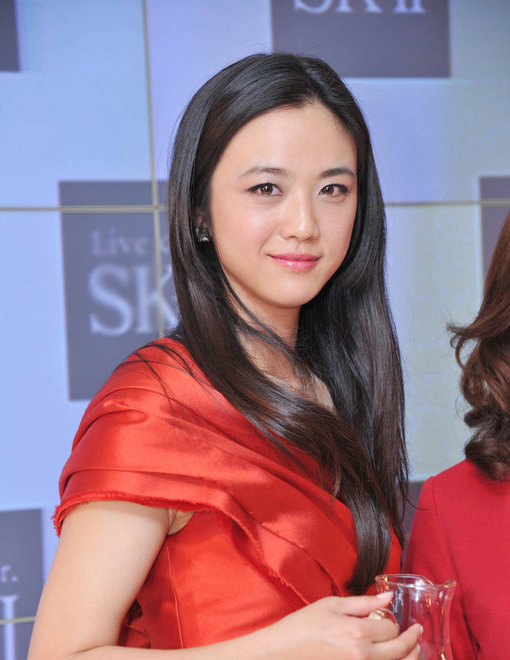
//> input picture livenessDetection/1.jpg, 510 x 660 px, given in place of 1.tiff, which was not available
$ ./Main   (built with g++ and OpenCV 4)
//> lines starting //> are read from the running program, lines starting //| are printed output that depends on the picture; pictures that were not available may be replaced by others from this repository, and a replacement may not be noted
//> further down, img is the input picture: 660 rows x 510 cols, CV_8UC3; mean B, G, R 134.6, 118.1, 153.3
### livenessDetection/WriteToTxt.h
#ifndef WRITETOTXT_H
#define WRITETOTXT_H
#include "WriteToTxt.h"
#include "fstream"
#include <iomanip>
#include "iostream"
using namespace std;
int WriteIntoTxt(int filetowrite[2400]);
#endif

### gabor/GaborFR.h
#pragma once
#include "opencv2/opencv.hpp"
#include <vector>
using namespace std;
using namespace cv;
class GaborFR
{
public:
	GaborFR();
	static Mat	getImagGaborKernel(Size ksize, double sigma, double theta,
									double nu,double gamma=1, int ktype= CV_32F);
	static Mat	getRealGaborKernel( Size ksize, double sigma, double theta,
									double nu,double gamma=1, int ktype= CV_32F);
	static Mat	getPhase(Mat &real,Mat &imag);
	static Mat	getMagnitude(Mat &real,Mat &imag);
	static void getFilterRealImagPart(Mat& src,Mat& real,Mat& imag,Mat &outReal,Mat &outImag);
	static Mat	getFilterRealPart(Mat& src,Mat& real);
	static Mat	getFilterImagPart(Mat& src,Mat& imag);

	void		Init(Size ksize=Size(19,19), double sigma=2*CV_PI,
					double gamma=1, int ktype=CV_32FC1);
private:
	vector<Mat> gaborRealKernels;
	vector<Mat> gaborImagKernels;
	bool isInited;
};

### lib/modelfile.h
// [15 lines of licence text are left out]

#ifndef MODELFILE_H
#define MODELFILE_H

#include <cstdio>
#include <iostream>
#include <fstream>
#include <opencv2/core/core.hpp>
#include <opencv2/highgui/highgui.hpp>
using cv::PCA;
using cv::Mat_;
using std::cin;
using std::cout;
using std::endl;
using std::fstream;

namespace StatModel {
// [52 lines of commented-out code are left out]
class ModelFile
{
    public:
        void writeInt(int i){ fs<<i<<endl; }
        int readInt(int &i) { fs>>i; return i; }

        void writeBool(bool b){ fs<<b<<endl; }
        int readBool(bool &b) { fs>>b; return b; }

        void writeReal(double d) { fs<<d<<endl; }
        double readReal(double &d) { fs>>d; return d; }

        void writePCA(const PCA *p);
        PCA * readPCA(PCA * &p);

        template < class T >
        // [7 lines left out: function writeMat, not called in this run]


        template < class T >
        // [10 lines left out: function readMat, not called in this run]

        void openFile(const char *fName, const char *mode){
            if (mode[0]=='r')
                fs.open(fName, std::ios_base::in);
            else
                fs.open(fName, std::ios_base::out);
            if (!fs){
                printf("Model file \"%s\" not found!!\n", fName);
                throw("");
            }
        }
        void closeFile(){ fs.close(); }

        //ModelFile(){  }
        ~ModelFile(){ if (fs) fs.close(); }
    private:
        fstream fs;
};

typedef ModelFile ModelFileAscii;
} // Namespace
#endif // MODELFILE_H

### lib/shapeinfo.h
#ifndef SHAPEINFO_H
#define SHAPEINFO_H

#include "afreader.h"
#include "modelfile.h"
#include "shapevec.h"

using cv::Mat;
using cv::Point;
using std::vector;

namespace StatModel {
//! Defines how landmark points form a "shape".
/*!
 * We typically connect landmark points into some contours to form a real shape.
 *
 * For example, a shape "face" may include several "paths" (contours): two
 * contours of eyes, one contour for the nose, one contour for the lip, etc.
 */
class ShapeInfo
{
private:
    //! Index of the first point of each contour in the landmark point list.
    vector< int > contourStartInd;

    /*!
     * \brief If a contour is closed or not.
     *
     * A contour can be either open (face contour) or closed (eye contour).
     */
    vector< int > contourIsClosed;

    //! The number of contours in a shape.
    int nContours;

public:
    //! Point in shape definition.
    struct PointInfo
    {
        int type;
        int pathId;
        int connectFrom;
        int connectTo;
    };

    //! Information for each landmark point.
    vector< PointInfo > pointInfo;

    //! Dump info to a model file.
    void writeToFile(ModelFile &f) const;

    //! Load shape info from a model file.
    void readFromFile(ModelFile &f);

    //! Load from shape description file, return the number landmark points.
    int loadFromShapeDescFile(AFReader &shapeDefFile);

    //! Draw a list of points on an image.
    Mat drawMarkPointsOnImg(
      Mat &img, const vector< Point > &vP, bool drawInPlace = false) const;
};
} // Namespace
#endif

### lib/similaritytrans.h
#ifndef SIMILARITYTRANS_H
#define SIMILARITYTRANS_H

#include <opencv2/core/core.hpp>
#include <opencv2/highgui/highgui.hpp>
#include <opencv2/imgproc/imgproc.hpp>
using cv::Mat;

namespace StatModel {

class ShapeVec;

//! A similarity transformation
class SimilarityTrans{
public:
    //! Inverted transformation
    /*! \note src and dst can be the same vector
    */
    void invTransform(const ShapeVec &src, ShapeVec &dst) const;

    //! Transform a shape
    /*! \note src and dst can be the same vector
    */
    void transform(const ShapeVec &src, ShapeVec &dst) const;

    //! find the transformation that best align x to xp
    void setTransformByAlign(const ShapeVec &x, const ShapeVec &xp);

    //! Warp an image by this similarity transform.
    void warpImage(const Mat &imgSrc, Mat &imgDst) const;

    //! Warp an image by the inverted similarity transform.
    void warpImgBack(const Mat &imgSrc, Mat &imgDst, bool useDstSize=false) const;

    //! Get the scale factor
    double getS() const { return sqrt(a*a+b*b); }

    SimilarityTrans():Xt(0), Yt(0), a(1), b(0){}

    //! The multiplication of two transformations.
    SimilarityTrans operator *(const SimilarityTrans & s2) const {
        SimilarityTrans ns;
        ns.a = a*s2.a-b*s2.b;
        ns.b = s2.a*b+s2.b*a;
        ns.Xt = a*s2.Xt - b*s2.Yt + Xt;
        ns.Yt = b*s2.Xt + a*s2.Yt + Yt;
        return ns;
    }

    //! X translate
    double Xt;
    //! Y translate
    double Yt;

    //! a in similarity transformation matrix
    double a;
    //! b in similarity transformation matrix
    double b;
};

} // Namespace
#endif // SIMILARITYTRANS_H

### lib/shapevec.h
#ifndef SHAPEVEC_H
#define SHAPEVEC_H

#include "similaritytrans.h"

#include <opencv2/core/core.hpp>
#include <opencv2/highgui/highgui.hpp>
#include <vector>
using std::vector;
using cv::Point_;
using cv::Mat_;
using cv::Mat;
using cv::imread;
using cv::mean;
typedef unsigned int uint;

namespace StatModel {

//! Shape vector, presented as a 1-D OpenCV matrix.
class ShapeVec : public Mat_< double > {
  public:
    //! Construct by a matrix.
    ShapeVec(const Mat_< double > &a):Mat_< double >(a){}

    //! Assign shape vector by a Mat.
    ShapeVec & operator =(const Mat_< double > &a) {
        Mat_< double >::operator=(a);
        return *this;
    }

    //! Default constructor does nothing.
    ShapeVec(){}

    //! Align to another shape vector
    void alignTo(const ShapeVec & ref);

    //! Move the center of gravity to origin. X and Y are moved seperately.
    void zeroGravity();

    //! Scale the vector's norm to 1.
    void scaleToOne();

    void doTranslate(double vX, double vY);
    void doScale(double r);

    double getXMean() const {return mean(rowRange(0, rows / 2))[0];}
    double getYMean() const {return mean(rowRange(rows / 2, rows))[0];}

    double X(int i) const { return (*this)(i, 0); }
    double & X(int i) { return (*this)(i, 0); }
    double Y(int i) const { return (*this)(i + (rows >> 1), 0); }
    double & Y(int i) { return (*this)(i+(rows>>1), 0); }

    cv::Rect_<double> getBoundRect();

    //! Do a similarity transform and restore it into a list of points.
    void restoreToPointList(
      vector< Point_< int > > &v,
      const SimilarityTrans &st
    );

    //! Flatten a list of points to the current shape vector.
    void fromPointList(const vector< cv::Point2i > &v);

    //! Number of points for this Shape
    int nPoints() const { return (rows >> 1); }

    //! Given a target size, find a proper transformation to rescale the shape.
    SimilarityTrans getShapeTransformFitingSize(
        const cv::Size &rect,
        double scaleRatio=0.9, double xOffset=0, double yOffset=0);
};
} // Namespace
#endif // SHAPEVEC_H

### lib/asmmodel.h
#ifndef ASMMODEL_H
#define ASMMODEL_H
#include "shapemodel.h"
#include <opencv2/core/core.hpp>
#include <opencv2/highgui/highgui.hpp>

/*! \mainpage asmlib-opencv Documentation
 *
 * \section intro_sec Introduction
 *
 * An open source Active Shape Model implementation written by C++ using
 * OpenCV 2.0 (or above), no other dependencies.
 *
 * The library has been successfully compiled in Linux (both 32 and 64 bits),
 * Windows(both VC and MinGW) and Mac OS X. Both training and fitting codes
 * are provided. For Windows users, a binary demo is available for download.
 *
 * This doc is for codes and APIs. For general info, see:
 *     http://code.google.com/p/asmlib-opencv/
 *
 * For compiling the codes, running demo and building models, see the
 * <a href="http://code.google.com/p/asmlib-opencv/w/list">Wiki Pages</a>.
 *
 * For APIs, see \ref API "API".
 *
 */

/**
 * \todo Change the magic numbers to configurable variables.
 * \todo Smaller memory consumption while training.
 */

//! Namespace for all ASM related stuffs.
namespace StatModel {

using cv::Point_;
using cv::Mat_;

#define ASM_FIT_VERBOSE_NOVERBOSE 0
#define ASM_FIT_VERBOSE_AT_LEVEL 1
#define ASM_FIT_VERBOSE_AT_ITERATION 2
#define ASM_FIT_VERBOSE_AT_POINT 3

class ASMModel;

/**
 * \defgroup API APIs.
 */

//! Result for ASM fitting.
/**
 * \ingroup API
 */
class ASMFitResult : public FitResult {
private:
    ASMModel *asmModel;
public:
    ASMFitResult(ASMModel *model): asmModel(model) {}

    //! Get the result in landmark point list form.
    void toPointList(vector< Point_<int> > &pV) const;
};

//! Active Shape Model
/**
 * \ingroup API
 */
class ASMModel : public ShapeModel
{
private:
    //! Inverted Covariance matrix pyramids for each landmark point
    vector< vector< Mat_< double > > > iCovarG;

    //! Mean vector pyramids for each landmark point
    vector< vector< Mat_< double > > > meanG;

    //! parameter k for ASM
    int localFeatureRad;

    //! parameter ns for ASM
    int ns;

    //! Build statistic models for local difference at each landmark point.
    /// \note This is used when calculating Mahalanobis distance
    void buildLocalDiffStructure();

    PCA pcaPyr[3];
    double sigma2Pyr[3];

public:
    //! Empty ASM model.
    ASMModel():localFeatureRad(4), ns(6){}

    //! Initialize by a file.
    ASMModel(const string& filename) { loadFromFile(filename); }

    //! Search for objects (e.g. faces) in image, and run ASM on each object.
    /*!
     * This runs OpenCV object detection and fit ASM model on each detected
     * region.
     *
        \param img Input image
        \param detectedObjs Bounding boxes for all objects. (Usually it can be
                              the result of OpenCV object detection)
        \param verbose Verbosity level.
        \return A vector of FitResult's.
    */
    vector< ASMFitResult > fitAll(
        const Mat & img,
        const vector< cv::Rect > & detectedObjs,
        int verbose=0);

    //! Do ASM fitting on an image patch, return the fitted vector
    /*!
     *  I'd recommend use ASMModel::fitAll in most cases.
        \param img An image patch (cropped by object detection).
        \param verbose Verbosity level.
        \return Result of ASM fitting.
    */
    ASMFitResult fit(const Mat & img, int verbose=0);

    //! Build the model
    void buildModel(const string& shapeDefFile, const string& ptsListFile);

    //! Save the model into a file
    void saveToFile(const string& filename);

    //! Load the model from a file
    void loadFromFile(const string& filename);

    //! Show the result in the image
    void showResult(Mat &img, const vector< ASMFitResult > &res);

    //! Find the best parameter and transformation for the given shape.
    /*!
        \param ShapeVec a shape vector
        \param fitResult a ASM result.
    */
    void findParamForShape(const ShapeVec &Y, ASMFitResult & fitResult);

private:
    //! Use Bayesian Tangent Shape Model to find best parameter and transformation for the given shape
    /*!
        \param l level in image pyramid.
    */
    void findParamForShapeBTSM(const ShapeVec &Y, const ShapeVec &Y_old,
                               ASMFitResult & fitResult, ASMFitResult &b_old, int l);

    //! Save the model into a file
    void saveToFile(ModelFile &file);

    //! Load the model from a file
    void loadFromFile(ModelFile &file);
};

} // Namespace
#endif // ASMMODEL_H

### lib/afreader.h
#ifndef AFREADER_H
#define AFREADER_H

#include <cstdio>

namespace StatModel {
//! File reader with support to omit # starting lines
/**

  @author   Mikkel B. Stegmann, Chen Xing
  @version  2010-01-26
*/
class AFReader
{
public:
    AFReader( const char *filename );
    ~AFReader();

    bool MoreNonWhiteSpaceOnLine();

    /// Skips whitespace and any commments preceeding the current file position.
    void Sync() { SkipWhiteSpace(); SkipComments(); }

    /// Returns true if the file is valid.
    bool IsValid() { return fh!=NULL; }

    /// Current open file.
    FILE *FH() { return fh; }
private:
    FILE *fh;
    void SkipRestOfLine();
    void SkipComments();
    void SkipWhiteSpace();
    const char CR;
    const char LF;
    const char COMMENT_CHAR;
};
}
#endif // AFREADER_H

### lib/shapemodel.cpp
#include <cstdio>
#include <opencv2/highgui/highgui.hpp>
#include "shapemodel.h"
#include "asmmodel.h"
#include "afreader.h"

namespace StatModel {

ShapeModel::ShapeModel()
{
    /// \todo Make the "3" here a constant or a configurable variable.
    pyramidLevel = 3;
}

// [310 lines left out: functions loadShapeInfo, readTrainData, buildModel, alignShapes, buildPCA, preparePatterns and 5 more, not called in this run]

using cv::namedWindow;
using cv::createTrackbar;
using cv::setTrackbarPos;

//! Callback function for updating value.
// [53 lines left out: functions viewShapeUpdateValue, viewShapeUpdateCurParam, viewShapeModelUpdate, viewShapeModel, not called in this run]

} // Namespace

### lib/asmmodel.cpp
#include "asmmodel.h"
#include <cstdio>

namespace StatModel {

// [431 lines left out: functions buildModel, buildLocalDiffStructure, findParamForShapeBTSM, findParamForShape, fitAll, showResult and 3 more, not called in this run]

void ASMModel::loadFromFile(const string& filename)
{
    ModelFileAscii mf;
    mf.openFile(filename.c_str(), "rb");
    loadFromFile(mf);
    mf.closeFile();
}

// [14 lines left out: functions saveToFile, toPointList, not called in this run]

} // Namespace

### livenessDetection/Main.cpp
#include <iostream>
#include <vector>
#include <opencv2/core/core.hpp>
#include <opencv2/highgui/highgui.hpp>
#include <opencv2/objdetect/objdetect.hpp>
#include <opencv2/imgproc/imgproc.hpp>
//ASM
#include "../lib/afreader.h"
#include "../lib/asmmodel.h"
#include "../lib/modelfile.h"
#include "../lib/modelimage.h"
#include "../lib/shapeinfo.h"
#include "../lib/shapemodel.h"
#include "../lib/shapevec.h"
#include "../lib/similaritytrans.h"
//Gabor
#include "../gabor/GaborFR.h"

#include "WriteToTxt.h"

using namespace std;
using namespace cv;
using namespace StatModel;

//detect eyes
// [87 lines left out: functions detectAndDisplay, getGabor, not called in this run]

int drawASM(Mat frame,vector<Rect> faces){
	cout<<"Draw ASM..."<<endl;
	imshow("ASM",frame);
	/*imshow("asmface",frame(faces[0]));*/
	ASMModel asmModel;
	//asmModel.loadFromFile("../data/color_asm68.model");
	asmModel.loadFromFile("../data/grayall_asm.model");

	Mat newframe;
	cvtColor(frame,newframe,CV_BGR2GRAY);


	vector < ASMFitResult > fitResult = asmModel.fitAll(frame, faces);
	//asmModel.showResult(frame, fitResult);
	vector< Point_<int> > V;
	for (int i=0;i<(int)fitResult.size();i++)
	{
		fitResult[i].toPointList(V);//有待改进成多个人脸
	}
	//cout<<V.size();
	for (int j = 0; j < 60; j++)//0-14脸部轮廓 15-26眉毛 27-36眼睛 37-47鼻子 48-59嘴巴 共60个点
	{
		//cout<<j<<" "<<V[j].x<<" "<<V[j].y<<endl;
		circle(frame,V[j],4,Scalar(0,255,0));
	}

    getGabor(newframe,V);//get gabor feature
	return 0;
}


vector<Rect> detectFaces(Mat frame){
	cout<<"Detect faces..."<<endl;
	std::vector<Rect> faces;
	Mat frame_gray;
	CascadeClassifier face_cascade;
	string face_cascade_name="../haarcascades/haarcascade_frontalface_alt.xml";
	if( !face_cascade.load(face_cascade_name)){
		printf("[error] 无法加载级联分类器文件！\n");
	}

	cvtColor(frame,frame_gray,CV_BGR2GRAY);
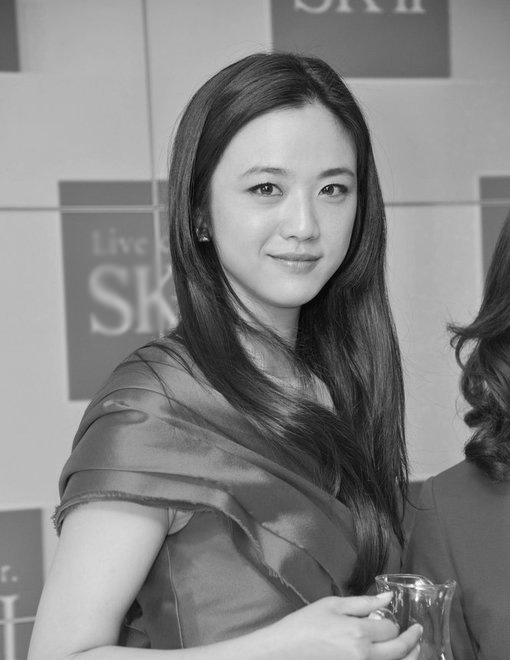
//> frame_gray: 660 rows x 510 cols, CV_8UC1; min 0, max 255, mean 130.5
	equalizeHist(frame_gray,frame_gray);
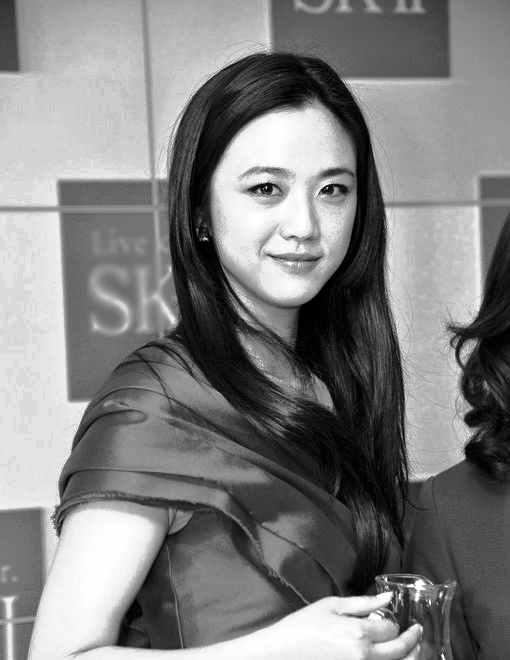
//> frame_gray: 660 rows x 510 cols, CV_8UC1; min 0, max 255, mean 128.4

	face_cascade.detectMultiScale(frame_gray,faces,1.1,2,0|CV_HAAR_SCALE_IMAGE,Size(30,30));
//> faces = 1 Rect (x, y, width, height): [208, 120, 180, 180]
	drawASM(frame,faces);
	for( int i=0;i<(int)faces.size();i++){

		imshow("faces",frame(faces[i]));
	    rectangle(frame,faces[i],Scalar(0,255,0),4,8,0);

	}
	//imshow("face",frame);
	return faces;
}

int main(){

	Mat img,image;
	for (int l = 1; l < 27; l++)
	{
		string filename;
		char buf[50];
		sprintf(buf,"..\\jaffe\\happy\\%d.tiff",l);
		cout<<l<<" is processing"<<endl;
		filename=buf;
		img= imread(filename);
		std::vector<Rect> eyes,faces;
//> (the run ends here: the program stops with an error, at `throw("");`)

$ run again, with livenessDetection/3.jpg copied over livenessDetection/1.jpg
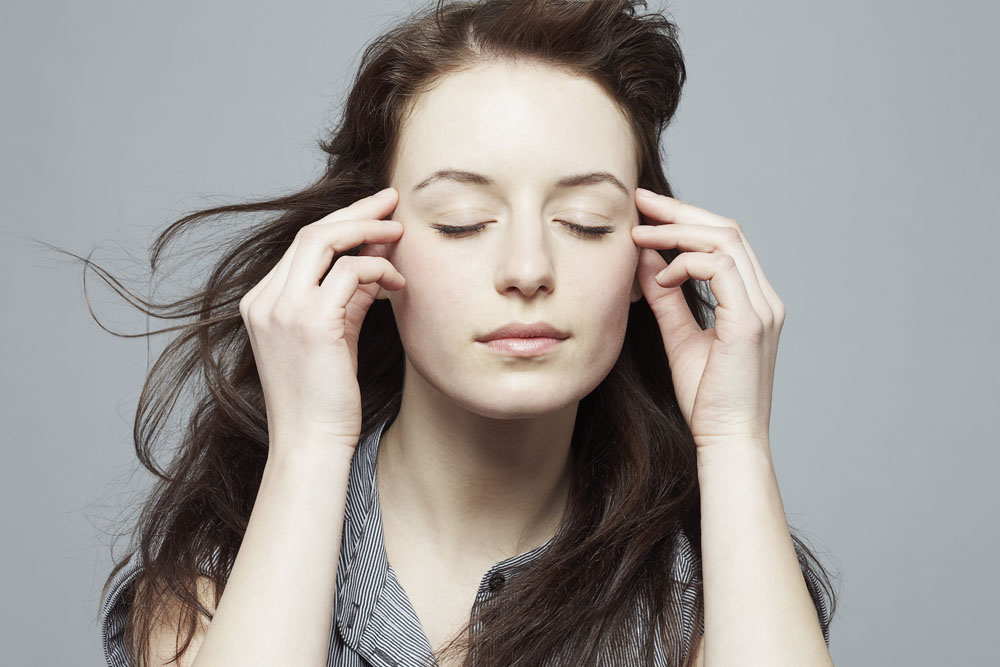
//> input picture livenessDetection/3.jpg, 1000 x 667 px, given in place of 1.tiff, which was not available
//> img is the input picture: 667 rows x 1000 cols, CV_8UC3; mean B, G, R 151.7, 153.9, 157.7
//> in detectFaces, `cvtColor(frame,frame_gray,CV_BGR2GRAY);`:
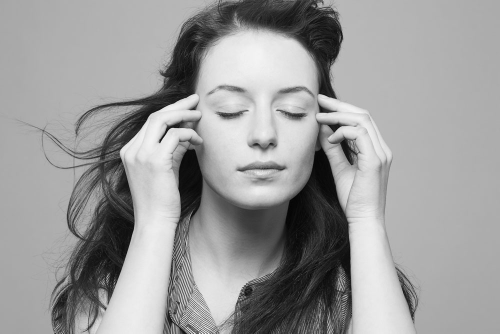
//> frame_gray: 667 rows x 1000 cols, CV_8UC1 (shown at 1/2 size); min 0, max 254, mean 154.8
//> in detectFaces, `equalizeHist(frame_gray,frame_gray);`:
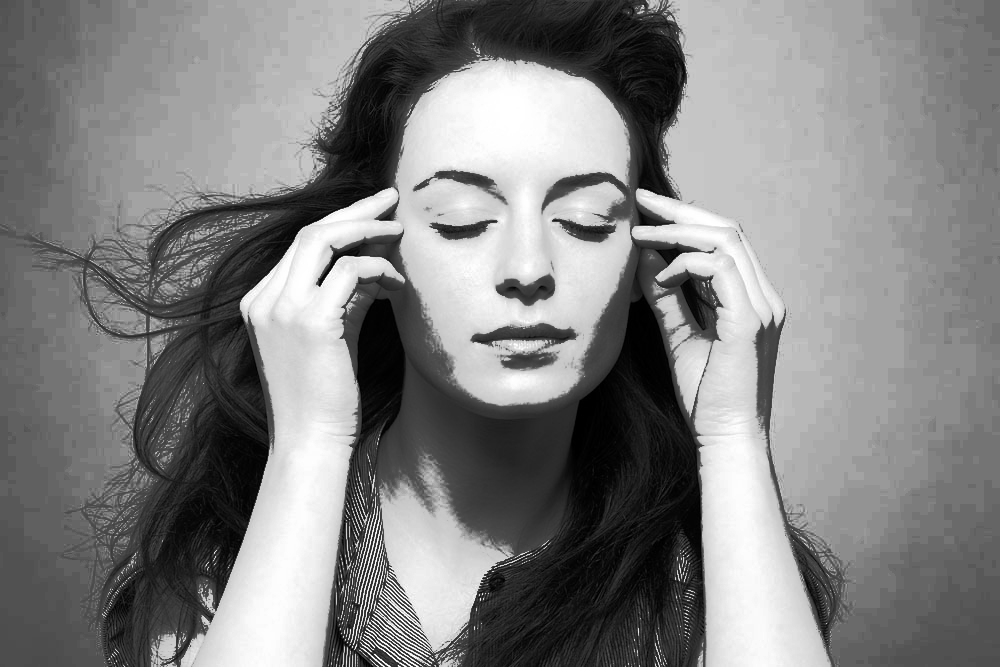
//> frame_gray: 667 rows x 1000 cols, CV_8UC1; min 0, max 255, mean 129.4
//> faces = 1 Rect (x, y, width, height): [361, 84, 325, 325]
